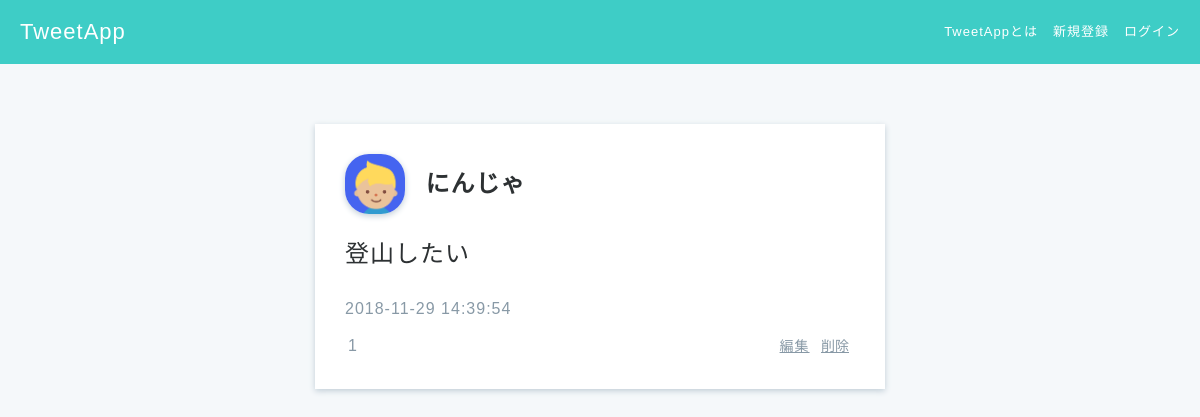
/posts_show.php?tweet_id=15, run on the app's committed database.
### tables this page shows
create table tweets (
tweet_id int auto_increment primary key,
user_id int not null,
content varchar(140) not null,
created datetime default current_timestamp,
updated datetime default current_timestamp on update current_timestamp,
foreign key(user_id) references users(id)
);

create table users (
id int auto_increment  primary key,
name varchar(100) not null,
email varchar(100) not null unique,
password varchar(100) not null,
created datetime default current_timestamp,
updated datetime default current_timestamp on update current_timestamp
);

### posts_show.php (the view, shortened to what this page needs)
<?php require 'header.php'; ?>
<?php
$sql=$pdo->prepare('
  SELECT * FROM tweets
  LEFT OUTER JOIN users
  ON tweets.user_id = users.id
  where tweets.tweet_id = ?
  ');
$sql->execute([
  $_REQUEST['tweet_id']
]);
?>
<?php foreach ($sql->fetchAll() as $row): ?>
<div class="main posts-show">
  <div class="container">
    <div class="posts-show-item">
      <div class="post-user-name">
        <img src="img/<?=$row['id']?>.jpg">
        <a href="users_show.php?id=<?=$row['id']?>'"><?=$row['name'] ?></a>
      </div>
      <p><?=$row['content'] ?></p>
      <div class="post-time"><?=$row['updated'] ?></div>
      <span class="fa fa-heart like-btn">1</span>
      <div class="post-menus">
        <a href="posts_edit.php?tweet_id=<?=$row['tweet_id'] ?>">編集</a>
        <form action="posts.php" method="post">
        <input type="submit" value="削除">
        </form>
      </div>
    </div>
  </div>
</div>
<?php endforeach; ?>

### css/style.css (style rules this page uses)
* { box-sizing: border-box; }
html { font: 100%/1.5 'Avenir Next', 'Hiragino Sans', sans-serif; line-height: 1.7; letter-spacing: 1px; }
a { text-decoration: none; color: #2d3133; font-size: 14px; }
h1, h2, h3, h4, h5, h6, p { margin: 0; }
input { background-color: transparent; outline-width: 0; }
form input[type="submit"] { border: none; cursor: pointer; }
body { color: #2d3133; background-color: #3ecdc6; margin: 0; min-height: 1vh; }
.main { position: absolute; top: 64px; width: 100%; height: auto; min-height: 100%; background-color: #f5f8fa; }
.container { max-width: 600px; margin: 60px auto; padding-left: 15px; padding-right: 15px; clear: both; }
.post-user-name a { font-weight: 600; }
.posts-show form { display: inline; }
.posts-show-item { padding: 30px; background-color: white; box-shadow: 0 2px 6px #c1ced7; overflow: hidden; }
.posts-show-item img { width: 60px; height: 60px; border-radius: 40%; box-shadow: 0 2px 6px #c1ced7; vertical-align: middle; object-fit: cover; }
.posts-show-item .post-user-name a { vertical-align: middle; font-size: 24px; margin-left: 15px; }
.posts-show-item p { font-size: 24px; margin: 20px 0; }
.post-time { color: #8899a6; margin-bottom: 10px; }
.like-btn { color: #8899a6; }
.posts-show-item .fa { font-size: 16px; margin-right: 3px; }
.post-menus { float: right; }
.post-menus a, .post-menus input { color: #8899a6; text-decoration: underline; font-size: 14px; }

### data on the page
tweets: user.name "にんじゃ", content "登山したい", user.updated "2018-11-29 14:39:54"
